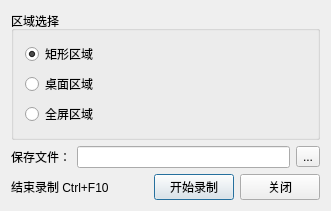
<?xml version="1.0" encoding="UTF-8"?>
<ui version="4.0">
 <class>RecordDlg</class>
 <widget class="QDialog" name="RecordDlg">
  <property name="geometry">
   <rect>
    <x>0</x>
    <y>0</y>
    <width>331</width>
    <height>169</height>
   </rect>
  </property>
  <property name="windowTitle">
   <string>桌面录屏</string>
  </property>
  <property name="styleSheet">
   <string notr="true"/>
  </property>
  <layout class="QGridLayout" name="gridLayout_2">
   <item row="0" column="0">
    <widget class="QGroupBox" name="groupBox">
     <property name="title">
      <string>区域选择</string>
     </property>
     <layout class="QGridLayout" name="gridLayout">
      <item row="0" column="0">
       <widget class="QRadioButton" name="rbRect">
        <property name="text">
         <string>矩形区域</string>
        </property>
        <property name="checked">
         <bool>true</bool>
        </property>
       </widget>
      </item>
      <item row="2" column="0">
       <widget class="QRadioButton" name="rbFullScreen">
        <property name="text">
         <string>全屏区域</string>
        </property>
       </widget>
      </item>
      <item row="1" column="0">
       <widget class="QRadioButton" name="rbDeskTop">
        <property name="text">
         <string>桌面区域</string>
        </property>
       </widget>
      </item>
     </layout>
    </widget>
   </item>
   <item row="1" column="0">
    <layout class="QHBoxLayout" name="horizontalLayout">
     <item>
      <widget class="QLabel" name="label">
       <property name="text">
        <string>保存文件：</string>
       </property>
      </widget>
     </item>
     <item>
      <widget class="QLineEdit" name="lineEdit">
       <property name="readOnly">
        <bool>true</bool>
       </property>
      </widget>
     </item>
     <item>
      <widget class="QToolButton" name="tbSelPath">
       <property name="text">
        <string>...</string>
       </property>
      </widget>
     </item>
    </layout>
   </item>
   <item row="2" column="0">
    <layout class="QHBoxLayout" name="horizontalLayout_2">
     <item>
      <widget class="QLabel" name="label_2">
       <property name="text">
        <string>结束录制 Ctrl+F10</string>
       </property>
      </widget>
     </item>
     <item>
      <spacer name="horizontalSpacer">
       <property name="orientation">
        <enum>Qt::Horizontal</enum>
       </property>
       <property name="sizeHint" stdset="0">
        <size>
         <width>40</width>
         <height>20</height>
        </size>
       </property>
      </spacer>
     </item>
     <item>
      <widget class="QPushButton" name="pbStart">
       <property name="text">
        <string>开始录制</string>
       </property>
      </widget>
     </item>
     <item>
      <widget class="QPushButton" name="pbClose">
       <property name="text">
        <string>关闭</string>
       </property>
      </widget>
     </item>
    </layout>
   </item>
  </layout>
 </widget>
 <layoutdefault spacing="6" margin="11"/>
 <resources>
  <include location="resourse.qrc"/>
 </resources>
 <connections/>
</ui>
